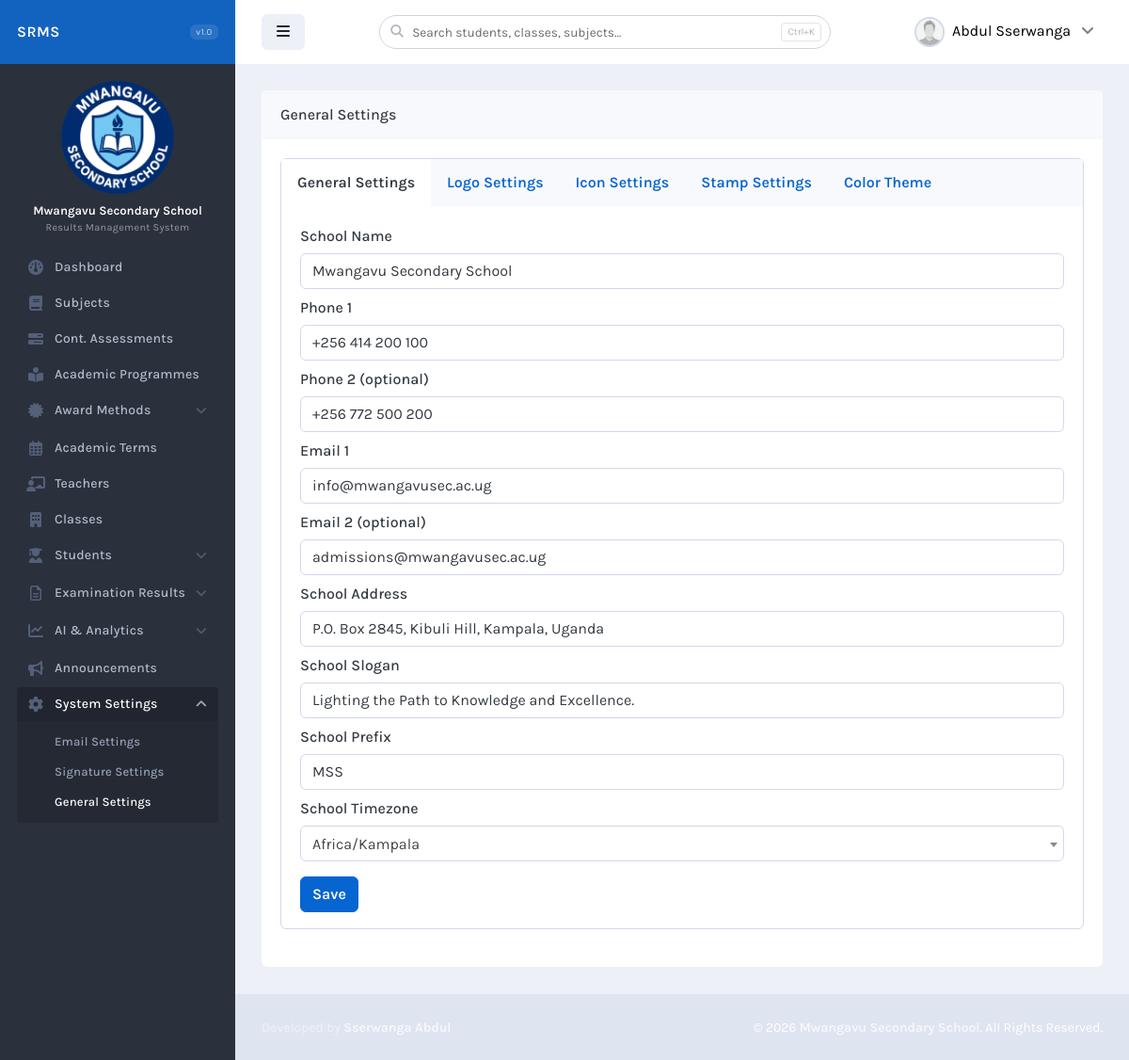
The app's page /script/app/general_settings (signed in) with its own data.
### tables this page shows
CREATE TABLE `school` (
  `id` bigint(20) NOT NULL,
  `name` varchar(255) NOT NULL,
  `phone_1` varchar(20) NOT NULL,
  `phone_2` varchar(20) DEFAULT NULL,
  `email_1` varchar(100) NOT NULL,
  `email_2` varchar(100) DEFAULT NULL,
  `address` varchar(255) NOT NULL,
  `logo` varchar(60) NOT NULL,
  `icon` varchar(60) NOT NULL,
  `stamp` varchar(60) NOT NULL,
  `stamp_enabled` enum('YES','NO') NOT NULL DEFAULT 'YES',
  `timezone` varchar(100) NOT NULL,
  `slogan` varchar(100) NOT NULL,
  `short_code` varchar(60) NOT NULL,
  `theme` enum('0','1','2','3','4','5','6','7','8') NOT NULL DEFAULT '0',
  `sidebar` enum('sidebar-dark','sidebar-light') NOT NULL DEFAULT 'sidebar-dark'
);

CREATE TABLE `staff` (
  `id` bigint(20) NOT NULL,
  `first_name` varchar(100) NOT NULL,
  `last_name` varchar(100) NOT NULL,
  `gender` enum('Male','Female') NOT NULL,
  `email` varchar(100) NOT NULL,
  `hashed_pw` varchar(100) NOT NULL,
  `role` enum('ADMIN','TEACHER') NOT NULL DEFAULT 'TEACHER',
  `account_status` enum('ENABLED','DISABLED') NOT NULL DEFAULT 'ENABLED'
);

### script/models/database.php (called while the page is built)
<?php
class database {
    private static $pdo;
    public static function connect() {
		$db_host = $_ENV["DB_HOST"] ?? getenv("DB_HOST");
		$db_port = $_ENV["DB_PORT"] ?? getenv("DB_PORT");
		$db_user = $_ENV["DB_USERNAME"] ?? getenv("DB_USERNAME");
		$db_pass = $_ENV["DB_PASSWORD"] ?? getenv("DB_PASSWORD");
		$db_name = $_ENV["DB_NAME"] ?? getenv("DB_NAME");
        if (!self::$pdo) {
            self::$pdo = new PDO("mysql:host=$db_host;port=$db_port;dbname=$db_name", $db_user, $db_pass);
            self::$pdo->setAttribute(PDO::ATTR_ERRMODE, PDO::ERRMODE_EXCEPTION);
        }
        return self::$pdo;
    }
}
?>

### script/controllers/school_controller.php (called while the page is built, shortened)
<?php
require_once 'models/school_model.php';
class school_controller {
    private $model;
    public function __construct() {
        $this->model = new school_model();
    }
    public function index() {
        return $this->model->getAll();
    }
}
?>

### script/models/school_model.php (called while the page is built, shortened)
<?php
class school_model {
    private $db;
    public function __construct() {
        $this->db = database::connect();
    }
    public function getAll() {
        return $this->db->query("SELECT * FROM school")->fetch(PDO::FETCH_ASSOC);
    }
}
?>

### script/models/staff_model.php (called while the page is built, shortened)
<?php
class staff_model {
    private $db;
    public function __construct() {
        $this->db = database::connect();
    }
    public function get($id) {
        $stmt = $this->db->prepare("SELECT * FROM staff WHERE id = ?");
        $stmt->execute([$id]);
        return $stmt->fetch(PDO::FETCH_ASSOC);
    }
}
?>

### script/controllers/staff_controller.php (called while the page is built, shortened)
<?php
require_once 'models/staff_model.php';
class staff_controller {
    private $model;
    public function __construct() {
        $this->model = new staff_model();
    }
    public function show($id) {
        return $this->model->get($id);
    }
}
?>

### script/includes/session_validator.php (called while the page is built, shortened)
<?php
if ($session->is_logged() === true) {
if (!empty($_SESSION['logged_account']['reg_no'])) {
$profile = $students->show($_SESSION['logged_account']['reg_no']);
$is_staff = 0;
}else{
$profile = $staff->show($_SESSION['logged_account']['id']);
}
}else{
$is_authenticated = 0;
}
?>

### script/models/utility.php (called while the page is built, shortened)
<?php
class utility {
public function __construct() {
$env = file_get_contents(".env");
$lines = explode("\n",$env);
}
public function check_menu($x, $y) {
$y = explode(",",$y);
if (in_array($x, $y))
{
return 'active open';
}
else
{
return '';
}
}
public function get_page() {
$x = explode("/",$_SERVER['REQUEST_URI']);
$y = count($x);
$z = ($y-1);
return $x[$z];
}
}
?>

### script/autoload.php (called while the page is built, shortened)
<?php
require_once 'models/utility.php';
$utility = new utility;
require_once 'models/database.php';
?>

### script/includes/general_settings.php (the view, shortened to what this page needs)
<form autocomplete="off" class="app_frm" action="app/routes/update_general_settings" method="POST">
<div class="mb-2">
<label class="form-label">School Name</label>
<input type="text" value="<?php echo $info['name']; ?>" required class="form-control" name="name" placeholder="Enter school name">
</div>
<div class="mb-2">
<label class="form-label">Phone 1</label>
<input type="text" value="<?php echo $info['phone_1']; ?>" required class="form-control" name="phone_1" placeholder="Enter phone 1">
</div>
<div class="mb-2">
<label class="form-label">Phone 2 (optional)</label>
<input type="text" value="<?php echo $info['phone_2']; ?>" class="form-control" name="phone_2" placeholder="Enter phone 2 (optional)">
</div>
<div class="mb-2">
<label class="form-label">Email 1</label>
<input type="email" value="<?php echo $info['email_1']; ?>" required class="form-control" name="email_1" placeholder="Enter email 1">
</div>
<div class="mb-2">
<label class="form-label">Email 2 (optional)</label>
<input type="email" value="<?php echo $info['email_2']; ?>" class="form-control" name="email_2" placeholder="Enter email 2 (optional)">
</div>
<div class="mb-2">
<label class="form-label">School Address</label>
<input type="text" value="<?php echo $info['address']; ?>" required class="form-control" name="address" placeholder="Enter school address">
</div>
<div class="mb-2">
<label class="form-label">School Slogan</label>
<input type="text" value="<?php echo $info['slogan']; ?>" required class="form-control" name="slogan" placeholder="Enter school slogan">
</div>
<div class="mb-2">
<label class="form-label">School Prefix</label>
<input type="text" value="<?php echo $info['short_code']; ?>" required class="form-control txt_upper" name="short_code" placeholder="Enter school prefix">
</div>
<div class="mb-3">
<label class="form-label">School Timezone</label>
</div>
<div class="mb-3">
<button type="submit" class="btn btn-primary">Save</button>
</div>
</form>

### script/includes/header.php (shortened to what this page needs)
<nav id="sidebar" aria-label="Main Navigation">
<div class="bg-header-dark">
<div class="content-header bg-white-5">
<a class="fw-semibold text-white tracking-wide" href="./app/dashboard">
<span class="smini-hidden">
SRMS
</span>
</a>
<div class="d-flex align-items-center gap-1">
<span class="smini-hidden badge bg-white-10 text-white-75 fw-normal" style="font-size:.6rem;letter-spacing:.5px;">v1.0</span>
</div>
</div>
</div>
<div class="js-sidebar-scroll">
<div class="content-side">
<div class="text-center">
<img class="mb-2 center_img" src="storage/images/misc/<?php echo $info['logo']; ?>" height="120" alt="School Logo">
<div class="mb-3">
<div class="fw-semibold text-white" style="font-size:.82rem;"><?php echo $info['name']; ?></div>
<div class="text-white-50" style="font-size:.68rem;letter-spacing:.3px;">Results Management System</div>
</div>
</div>
<ul class="nav-main">
<?php
if (!empty($profile['role'])) {
?>
<li class="nav-main-item">
<a class="nav-main-link <?php echo $utility->check_menu($page, 'dashboard'); ?>" href="app/dashboard">
<i class="nav-main-link-icon fa fa-dashboard"></i>
<span class="nav-main-link-name">Dashboard</span>
</a>
</li>
<?php
}
if (!empty($profile['role']) && $profile['role'] == 'ADMIN') {
?>
<li class="nav-main-item">
<a class="nav-main-link <?php echo $utility->check_menu($page, 'subjects'); ?>" href="app/subjects">
<i class="nav-main-link-icon fa fa-book"></i>
<span class="nav-main-link-name">Subjects</span>
</a>
</li>
<li class="nav-main-item">
<a class="nav-main-link <?php echo $utility->check_menu($page, 'cont_assessments'); ?>" href="app/cont_assessments">
<i class="nav-main-link-icon fa fa-bars-progress"></i>
<span class="nav-main-link-name">Cont. Assessments</span>
</a>
</li>
<li class="nav-main-item">
<a class="nav-main-link <?php echo $utility->check_menu($page, 'programmes'); ?>" href="app/programmes">
<i class="nav-main-link-icon fa fa-book-open-reader"></i>
<span class="nav-main-link-name">Academic Programmes</span>
</a>
</li>
<li class="nav-main-item <?php echo $utility->check_menu($page, 'grading_systems,division_systems'); ?>">
<a class="nav-main-link nav-main-link-submenu <?php echo $utility->check_menu($page, 'grading_systems,division_systems'); ?>" data-toggle="submenu" aria-haspopup="true" aria-expanded="false" href="javascript:void(0);">
<i class="nav-main-link-icon fa fa-certificate"></i>
<span class="nav-main-link-name">Award Methods</span>
</a>
</li>
<li class="nav-main-item">
<a class="nav-main-link <?php echo $utility->check_menu($page, 'terms'); ?>" href="app/terms">
<i class="nav-main-link-icon far fa-calendar-days"></i>
<span class="nav-main-link-name">Academic Terms</span>
</a>
</li>
<li class="nav-main-item">
<a class="nav-main-link <?php echo $utility->check_menu($page, 'teachers'); ?>" href="app/teachers">
<i class="nav-main-link-icon fa fa-chalkboard-user"></i>
<span class="nav-main-link-name">Teachers</span>
</a>
</li>
<li class="nav-main-item">
<a class="nav-main-link <?php echo $utility->check_menu($page, 'classes'); ?>" href="app/classes">
<i class="nav-main-link-icon fa fa-building"></i>
<span class="nav-main-link-name">Classes</span>
</a>
</li>
<li class="nav-main-item <?php echo $utility->check_menu($page, 'register_students,manage_students,import_students,export_students,promote_students'); ?>">
<a class="nav-main-link nav-main-link-submenu <?php echo $utility->check_menu($page, 'register_students,manage_students,import_students,export_students,promote_students'); ?>" data-toggle="submenu" aria-haspopup="true" aria-expanded="false" href="javascript:void(0);">
<i class="nav-main-link-icon fa fa-user-graduate"></i>
<span class="nav-main-link-name">Students</span>
</a>
</li>
<li class="nav-main-item <?php echo $utility->check_menu($page, 'import_results,manage_results,class_report'); ?>">
<a class="nav-main-link nav-main-link-submenu <?php echo $utility->check_menu($page, 'import_results,manage_results,class_report'); ?>" data-toggle="submenu" aria-haspopup="true" aria-expanded="false" href="javascript:void(0);">
<i class="nav-main-link-icon far fa-file-lines"></i>
<span class="nav-main-link-name">Examination Results</span>
</a>
</li>
<li class="nav-main-item <?php echo $utility->check_menu($page, 'analytics,predictor'); ?>">
<a class="nav-main-link nav-main-link-submenu <?php echo $utility->check_menu($page, 'analytics,predictor'); ?>" data-toggle="submenu" aria-haspopup="true" aria-expanded="false" href="javascript:void(0);">
<i class="nav-main-link-icon fa fa-chart-line"></i>
<span class="nav-main-link-name">AI & Analytics</span>
</a>
</li>
<li class="nav-main-item">
<a class="nav-main-link <?php echo $utility->check_menu($page, 'announcements'); ?>" href="app/announcements">
<i class="nav-main-link-icon fa fa-bullhorn"></i>
<span class="nav-main-link-name">Announcements</span>
</a>
</li>
<li class="nav-main-item <?php echo $utility->check_menu($page, 'email_settings,signature_settings,general_settings'); ?>">
<a class="nav-main-link nav-main-link-submenu <?php echo $utility->check_menu($page, 'email_settings,signature_settings,general_settings'); ?>" data-toggle="submenu" aria-haspopup="true" aria-expanded="false" href="javascript:void(0);">
<i class="nav-main-link-icon fa fa-cog"></i>
<span class="nav-main-link-name">System Settings</span>
</a>
<ul class="nav-main-submenu">
<li class="nav-main-item">
<a class="nav-main-link <?php echo $utility->check_menu($page, 'email_settings'); ?>" href="app/email_settings">
<span class="nav-main-link-name">Email Settings</span>
</a>
</li>
<li class="nav-main-item">
<a class="nav-main-link <?php echo $utility->check_menu($page, 'signature_settings'); ?>" href="app/signature_settings">
<span class="nav-main-link-name">Signature Settings</span>
</a>
</li>
<li class="nav-main-item">
<a class="nav-main-link <?php echo $utility->check_menu($page, 'general_settings'); ?>" href="app/general_settings">
<span class="nav-main-link-name">General Settings</span>
</a>
</li>
</ul>
</li>
<?php
}
?>
</ul>
</div>
</div>
</nav>
<header id="page-header">
<div class="content-header">
<div class="space-x-1">
<button type="button" class="btn btn-alt-secondary" data-toggle="layout" data-action="sidebar_toggle">
<i class="fa fa-fw fa-bars"></i>
</button>
</div>
<div class="d-none d-md-block flex-grow-1 mx-3" style="max-width: 480px; position: relative;">
    <div class="position-relative" id="globalSearchWrap">
        <span class="position-absolute top-50 translate-middle-y" style="left: 12px; color: var(--bs-gray-500); pointer-events: none; font-size: 0.85rem;">
        </span>
        <input type="text" id="globalSearchInput" class="form-control form-control-sm" placeholder="Search students, classes, subjects…" autocomplete="off"
            onkeydown="if(event.key==='Enter'){event.preventDefault();event.stopPropagation();var e=new CustomEvent('searchnow');this.dispatchEvent(e);return false;}"
            style="padding-left: 34px; border-radius: 20px; background-color: #ffffff; border: 1px solid #d1d5db; color: #343a40; font-size: 0.85rem; height: 36px;">
        <kbd class="position-absolute top-50 translate-middle-y d-none d-lg-inline-block" style="right: 10px; font-size: 0.65rem; color: var(--bs-gray-500); border: 1px solid var(--bs-gray-300); border-radius: 4px; padding: 1px 6px; background: #fff; pointer-events: none;">Ctrl+K</kbd>
    </div>
</div>
<div class="space-x-1">
<div class="dropdown d-inline-block">
<button type="button" class="user_btn" id="page-header-user-dropdown" data-bs-toggle="dropdown" aria-haspopup="true" aria-expanded="false">
<img class="img-avatar img-avatar32 img-avatar-thumb"
<?php
if (!empty($profile['reg_no'])) {
?>src="storage/images/students/<?php echo empty($profile['display_img']) ? $profile['gender'].'.png' : $profile['display_img']; ?>"<?php
}else{
?>src="storage/images/staff/<?php echo $profile['gender']; ?>.png"<?php
}
?>
>
<span class="d-none d-sm-inline-block"><?php echo $profile['first_name'].' '.$profile['last_name']; ?></span>
<i class="fa fa-fw fa-angle-down opacity-50 ms-1 d-none d-sm-inline-block"></i>
</button>
</div>
</div>
</div>
</header>

### script/includes/footer.php
<footer id="page-footer" class="bg-body-dark text-white">
<div class="content py-2">
<div class="row fs-sm">
<div class="col-sm-6 order-sm-2 mb-1 mb-sm-0 text-center text-sm-end">
&copy; <span data-toggle="year-copy"></span> <a class="fw-semibold text-white-75"><?php echo $info['name']; ?></a>. All Rights Reserved.
</div>
<div class="col-sm-6 order-sm-1 text-center text-sm-start">
<span class="text-white-50">Developed by</span> <a class="fw-semibold text-white-75">Sserwanga Abdul</a>
</div>
</div>
</div>
</footer>

### records on screen
school: logo (picture), name "Mwangavu Secondary School", phone_1 "+256 414 200 100", phone_2 "+256 772 500 200", email_1 "info@mwangavusec.ac.ug", email_2 "admissions@mwangavusec.ac.ug", address "P.O. Box 2845, Kibuli Hill, Kampala, Uganda", slogan "Lighting the Path to Knowledge and Excellence.", short_code "MSS"
staff: gender (picture), first_name "Abdul", last_name "Sserwanga"
